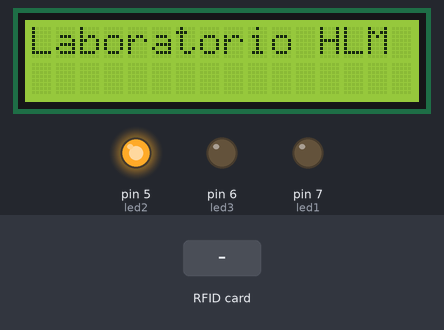
Bench run of a sketch on a simulated Arduino Uno, built with avr-gcc and run on an emulated ATmega328P. Shown: 16×2 character LCD, output pins drawn as LEDs (lit = HIGH). The inputs (shaded band) are chosen by the test bench. Pins used as bus, display or sensor lines are not drawn; what the sketch prints to the serial monitor is not drawn.

Above: at 1.3 s.
1.4 s: RFID card 63 63 31 FF held to the reader
At 2.1 s:
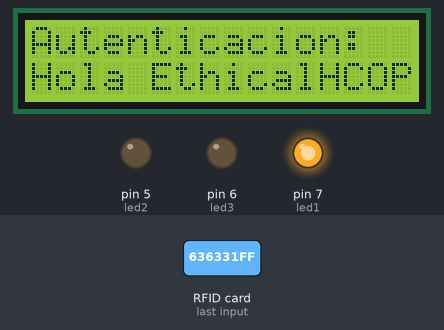
4.4 s: RFID card 5E 7A 19 C4 held to the reader
At 5.6 s:
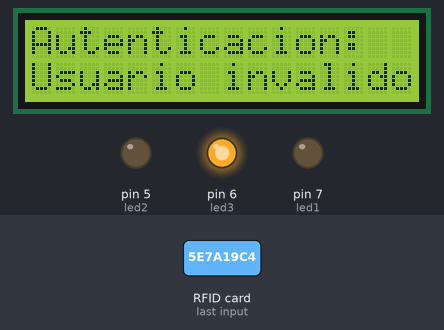
7.4 s: RFID card E6 8B 82 3D held to the reader
At 8.6 s:
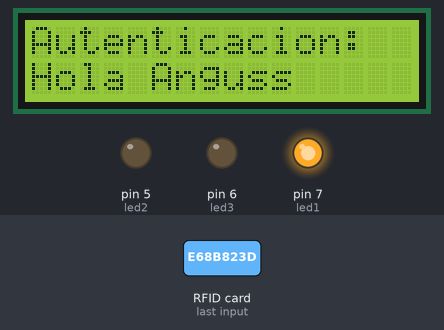
Timing chart, 0 to 10.4 s (numbered marks = the images above; inputs shaded):
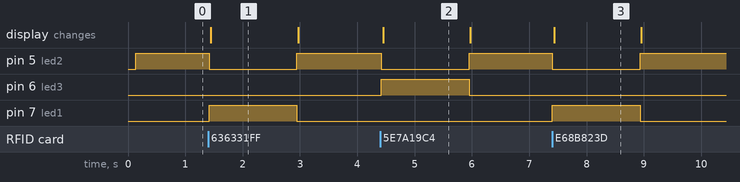

The sketch:

NFC_Led_LCD.ino
```cpp
#include <Wire.h>			// libreria de comunicacion por I2C
#include <LCD.h>			// libreria para funciones de LCD
#include <LiquidCrystal_I2C.h>		// libreria para LCD por I2C
#include <SPI.h>			// incluye libreria bus SPI
#include <MFRC522.h>			// incluye libreria especifica para MFRC522

#define RST_PIN  9			// constante para referenciar pin de reset
#define SS_PIN  10			// constante para referenciar pin de slave select
int led1 = 7; // verde
int led2 = 5; // azul
int led3 = 6; // rojo
String txtld1 = "";
String txtld2 = "";
String txtld3 = "";

LiquidCrystal_I2C lcd (0x27, 2, 1, 0, 4, 5, 6, 7); // DIR, E, RW, RS, D4, D5, D6, D7

MFRC522 mfrc522(SS_PIN, RST_PIN);	// crea objeto mfrc522 enviando pines de slave select y reset

byte LecturaUID[4]; 				// crea array para almacenar el UID leido
byte Usuario1[4]= {0x63, 0x63, 0x31, 0xFF} ;    // UID de tarjeta leido en programa 1
byte Usuario2[4]= {0xE6, 0x8B, 0x82, 0x3D} ;    // UID de llavero leido en programa 1

void setup() {

  while (!Serial);
  Serial.begin(9600);			// inicializa comunicacion por monitor serie a 9600 bps
  SPI.begin();				// inicializa bus SPI
  mfrc522.PCD_Init();			// inicializa modulo lector
  Serial.println("Listo");		// Muestra texto Listo

  lcd.setBacklightPin(3,POSITIVE);	// puerto P3 de PCF8574 como positivo
  lcd.setBacklight(HIGH);		// habilita iluminacion posterior de LCD
  lcd.begin(16, 2);			// 16 columnas por 2 lineas para LCD 1602A
  lcd.clear();  // limpiar pantalla
  lcd.setCursor(0, 0);	// ubica cursor en columna 0 y linea 0
  lcd.print("Laboratorio HLM");	// Escribir en pantalla

  pinMode(led1, OUTPUT);
  pinMode(led2, OUTPUT);
  pinMode(led3, OUTPUT);

  digitalWrite(led2, HIGH);
}


void loop() {
  if ( ! mfrc522.PICC_IsNewCardPresent())		// si no hay una tarjeta presente
    return;						// retorna al loop esperando por una tarjeta

  if ( ! mfrc522.PICC_ReadCardSerial()) 		// si no puede obtener datos de la tarjeta
    return;						// retorna al loop esperando por otra tarjeta

  //Serial.print("UID:");				// muestra texto UID:
  for (byte i = 0; i < mfrc522.uid.size; i++) {	// bucle recorre de a un byte por vez el UID
    if (mfrc522.uid.uidByte[i] < 0x10){		// si el byte leido es menor a 0x10
      //Serial.print(" 0");				// imprime espacio en blanco y numero cero
    }
    else{						// sino
      //Serial.print(" ");				// imprime un espacio en blanco
    }
    //Serial.print(mfrc522.uid.uidByte[i], HEX);   	// imprime el byte del UID leido en hexadecimal
    LecturaUID[i]=mfrc522.uid.uidByte[i];   	// almacena en array el byte del UID leido
  }

  //Serial.print("\n");   			// imprime un espacio de tabulacion

  if(comparaUID(LecturaUID, Usuario1)){
    turnONLed(led1,"Autenticacion","Hola EthicalHCOP");
  }
  else if(comparaUID(LecturaUID, Usuario2)){
    turnONLed(led1,"Autenticacion","Hola Anguss");
  }
  else{
    turnONLed(led3,"Autenticacion","Usuario invalido");
  }
  mfrc522.PICC_HaltA();  		// detiene comunicacion con tarjeta
}

void turnONLed(int ld, String txt1, String txt2){
  digitalWrite(led2, LOW);
  digitalWrite(ld, HIGH);
  printScreen(txt1,txt2);
  delay(1500);
  digitalWrite(ld, LOW);
  digitalWrite(led2, HIGH);
  printScreen("Laboratorio HLM"," ");
}

void printScreen(String txt1, String txt2){
  lcd.clear();
  lcd.setCursor(0, 0);	// ubica cursor en columna 0 y linea 0
  lcd.print(txt1+":");	// Escribir en pantalla
  lcd.setCursor(0, 1);
  lcd.print(txt2);
}

boolean comparaUID(byte lectura[],byte usuario[]){	// funcion comparaUID
  for (byte i=0; i < mfrc522.uid.size; i++){		// bucle recorre de a un byte por vez el UID
    if(lectura[i] != usuario[i]){
      return(false);
    }
  }
  return(true);						// si los 4 bytes coinciden retorna verdadero
}
```

Measured:
- after the input at 1.4 s, pin 5 (led2): HIGH → LOW at once, → HIGH 1.5 s later; pin 7 (led1): LOW → HIGH at once, → LOW 1.5 s later; the display: changes after 0.05 s (image 1)
- after the input at 4.4 s, pin 5 (led2): HIGH → LOW at once, → HIGH 1.5 s later; pin 6 (led3): LOW → HIGH at once, → LOW 1.5 s later; the display: changes after 0.05 s (image 2)
- after the input at 7.4 s, pin 5 (led2): HIGH → LOW at once, → HIGH 1.5 s later; pin 7 (led1): LOW → HIGH at once, → LOW 1.5 s later; the display: changes at once (image 3)
- what the display in image 1 shows lasts 1.6 s, from 1.4 s to 3.0 s
